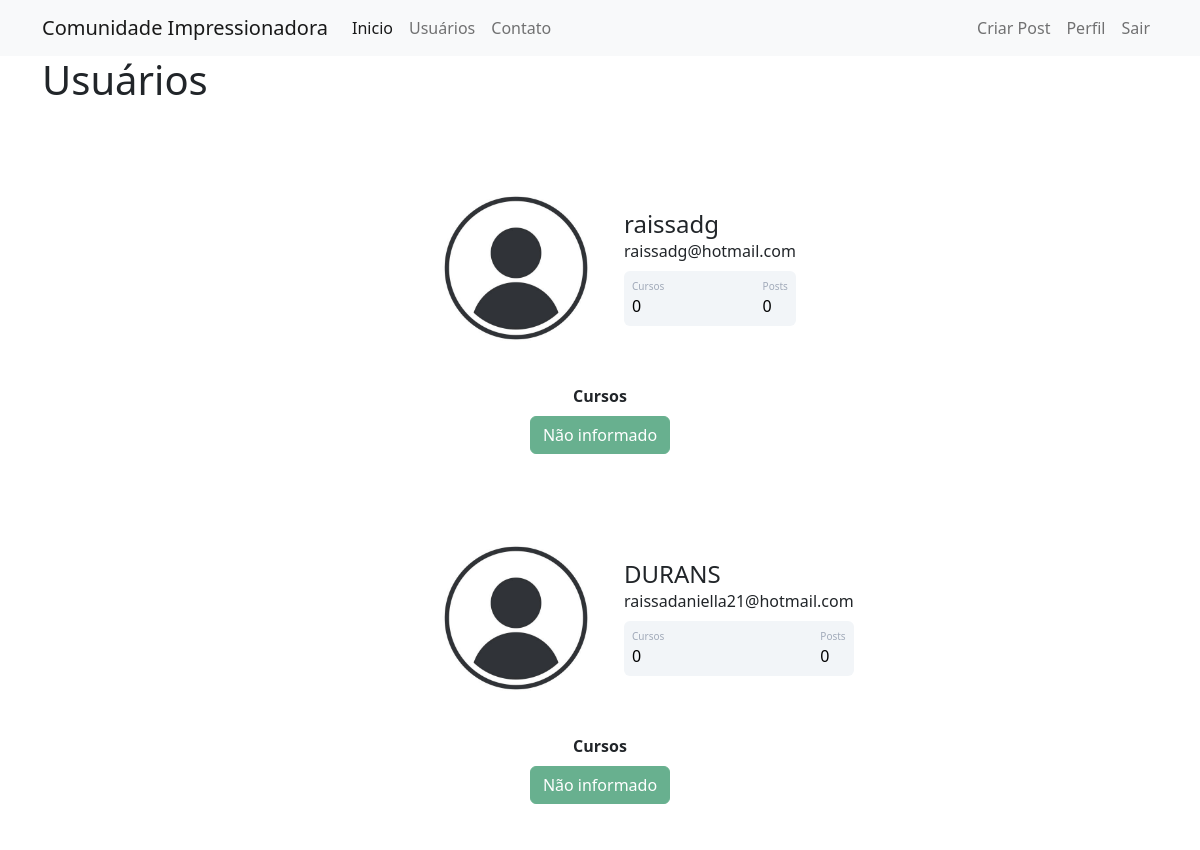
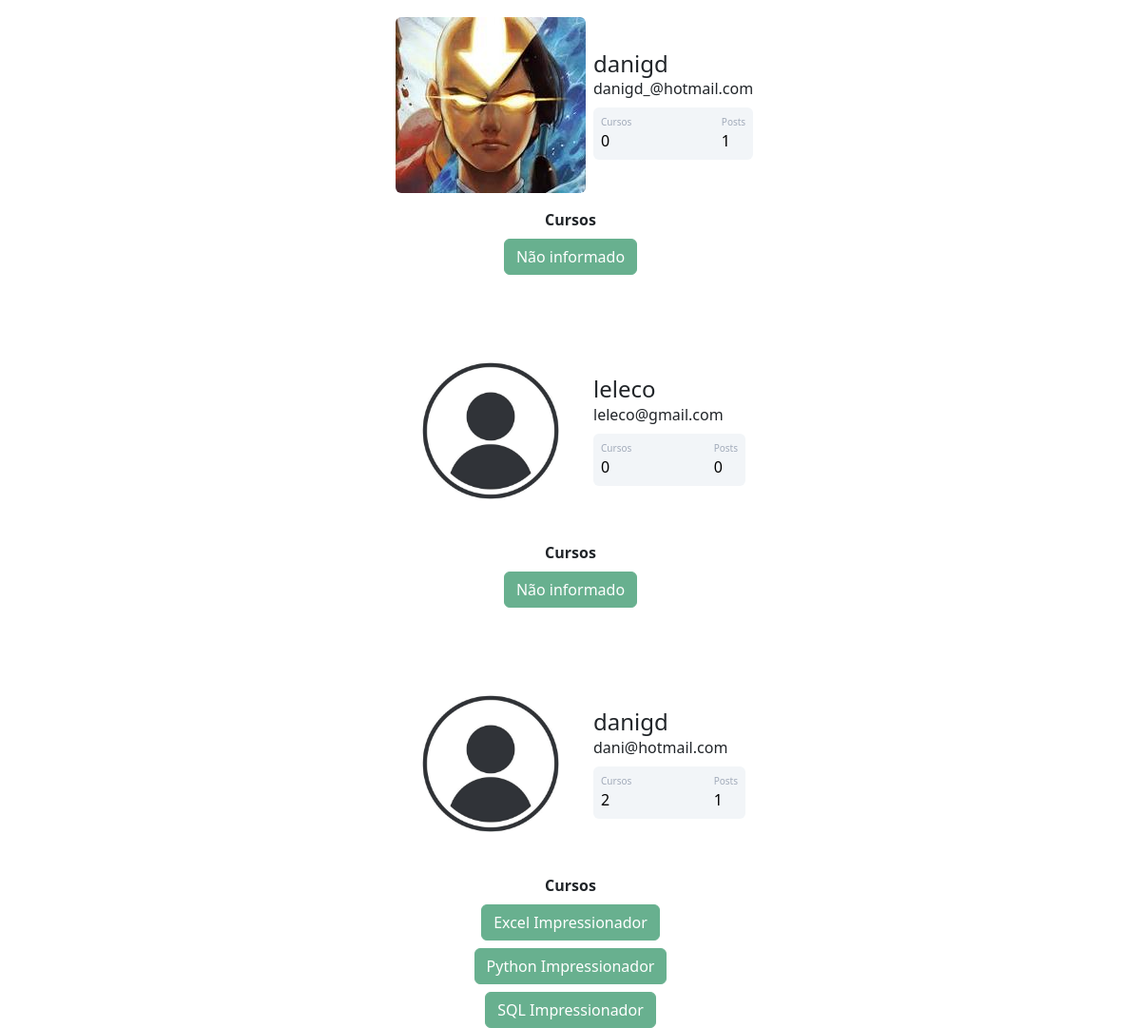
Screenshot of /usuarios (signed in) with the database file from the repository (2 pictures, top to bottom).
### comunidadeimpressionadora/models.py (models this page shows)
class Usuario(database.Model, UserMixin):
    id = database.Column(database.Integer, primary_key=True)
    username = database.Column(database.String, nullable=False)
    email = database.Column(database.String, nullable=False, unique=True)
    senha = database.Column(database.String, nullable=False)
    foto_perfil = database.Column(database.String, default='default.jpg')
    posts = database.relationship('Post', backref='autor', lazy=True)
    cursos = database.Column(database.String, nullable=False, default='Não informado')
    def contar_posts(self):
        return len(self.posts)

### comunidadeimpressionadora/routes.py (the view)
@app.route('/usuarios')
@login_required
def usuarios():
    lista_usuarios = Usuario.query.all()
    return render_template('usuarios.html', lista_usuarios=lista_usuarios)

### comunidadeimpressionadora/models.py (called while the page is built)
@login_manager.user_loader
def load_user(id_usuario):
    return Usuario.query.get(int(id_usuario))

### comunidadeimpressionadora/templates/usuarios.html
{% extends 'base.html' %}
{% block body %}
    <div class="container">
        <h1>Usuários</h1>
        {% for usuario in lista_usuarios %}
            <div class="container mt-5 d-flex justify-content-center">
                <div class="card p-3">
                    <div class="d-flex align-items-center">
                        <div class="image pe-2">
                    <img src="{{ url_for('static', filename='fotos_perfil/{}'.format(usuario.foto_perfil)) }}" class="rounded" width="200" >
                    </div>
                    <div class="ml-3 w-100">
                    <h4 class="mb-0 mt-0">{{ usuario.username }}</h4>
                    <span>{{ usuario.email }}</span>
                    <div class="p-2 mt-2 bg-primary d-flex justify-content-between rounded text-white stats">
                        <div class="d-flex flex-column">
                            {% if 'Não informado' in usuario.cursos %}
                                <span class="articles">Cursos</span>
                                <span class="number1">0</span>
                            {% else %}
                                <span class="articles">Cursos</span>
                                <span class="number1">{{ usuario.cursos.count(';') }}</span>
                            {% endif %}
                        </div>
                        <div class="d-flex flex-column">
                            <span class="followers">Posts</span>
                            <span class="number2">{{ usuario.contar_posts() }}</span>
                        </div>
                    </div>
                    </div>
                    </div>
                </div>
            </div>
            <div class="row justify-content-center">
                <div class="col col-4" style="text-align: center">
                    <strong>Cursos</strong><br>
                    {% for curso in usuario.cursos.split(';') %}
                        <button type="button" class="btn btn-success mt-2" disabled>{{ curso }}</button>
                    {% endfor %}
                </div>
            </div>
        {% endfor %}
    </div>
{% endblock %}

### comunidadeimpressionadora/templates/base.html (shortened to what this page needs)
<!DOCTYPE html>
<html lang="pt-br">
    <head>
        <link href="https://cdn.jsdelivr.net/npm/bootstrap@5.2.2/dist/css/bootstrap.min.css" rel="stylesheet">
        <link rel="stylesheet" type="text/css" href="{{ url_for('static', filename='main.css') }}">
    </head>
    <body>
        {% include 'navbar.html' %}
        {% block body %}
        {% endblock %}
    </body>
</html>

### comunidadeimpressionadora/templates/navbar.html (shortened to what this page needs)
<nav class="navbar navbar-expand-lg navbar-light bg-light">
    <div class="container-fluid container">
      <a class="navbar-brand" href="{{ url_for('home') }}">Comunidade Impressionadora</a>
      <div class="collapse navbar-collapse" id="navbarSupportedContent">
        <ul class="navbar-nav me-auto mb-2 mb-lg-0">
          <li class="nav-item">
            <a class="nav-link active" aria-current="page" href="{{ url_for('home') }}">Inicio</a>
          </li>
          <li class="nav-item">
            <a class="nav-link" href="{{ url_for('usuarios') }}">Usuários</a>
          </li>
          <li class="nav-item">
            <a class="nav-link" href="{{ url_for('contato') }}">Contato</a>
          </li>
        </ul>
        {% if current_user.is_authenticated %}
          <ul class="d-flex navbar-nav">
            <li class="nav-item">
                <a class="nav-link" href="{{ url_for('criar_post') }}">Criar Post</a>
            </li>
            <li class="nav-item">
                <a class="nav-link" href="{{ url_for('perfil') }}">Perfil</a>
            </li>
            <li class="nav-item">
              <a class="nav-link" href="{{ url_for('sair') }}">Sair</a>
            </li>
          </ul>
        {% endif %}
      </div>
    </div>
</nav>

### comunidadeimpressionadora/static/main.css (style rules this page uses)
.card { width: 400px; border: none; border-radius: 10px; background-color: #fff; }
.stats { background: #f2f5f8 !important; color: #000 !important; }
.articles { font-size:10px; color: #a1aab9; }
.number1 { font-weight:500; }
.followers { font-size:10px; color: #a1aab9; }
.number2 { font-weight:500; }

### rows the page displays
Usuario: foto_perfil (placeholder picture), username "raissadg", email "raissadg@hotmail.com", shows "Cursos", contar_posts "0", cursos "Não informado"
Usuario: foto_perfil (placeholder picture), username "DURANS", email "raissadaniella21@hotmail.com", shows "Cursos", contar_posts "0", cursos "Não informado"
Usuario: foto_perfil (picture), username "danigd", email "danigd_@hotmail.com", shows "Cursos", contar_posts "1", cursos "Não informado"
Usuario: foto_perfil (placeholder picture), username "leleco", email "leleco@gmail.com", shows "Cursos", contar_posts "0", cursos "Não informado"
Usuario: foto_perfil (placeholder picture), username "danigd", email "dani@hotmail.com", cursos.count "2", contar_posts "1", curso "Excel Impressionador" "Python Impressionador" "SQL Impressionador"
